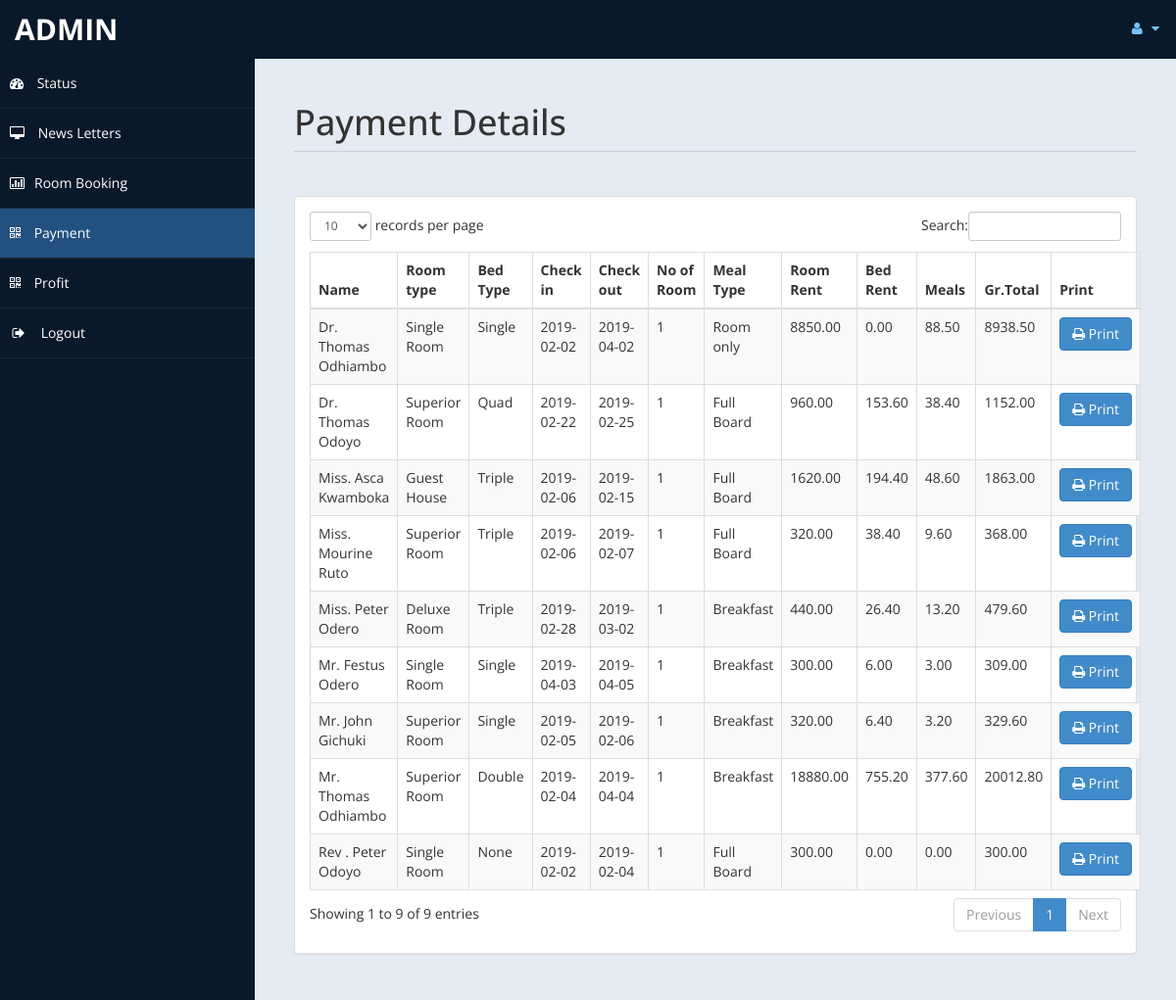
Page /admin/payment.php (signed in) on the committed database.
### tables this page shows
CREATE TABLE `payment` (
  `id` int(11) DEFAULT NULL,
  `title` varchar(5) DEFAULT NULL,
  `fname` varchar(30) DEFAULT NULL,
  `lname` varchar(30) DEFAULT NULL,
  `troom` varchar(30) DEFAULT NULL,
  `tbed` varchar(30) DEFAULT NULL,
  `nroom` int(11) DEFAULT NULL,
  `cin` date DEFAULT NULL,
  `cout` date DEFAULT NULL,
  `ttot` double(8,2) DEFAULT NULL,
  `fintot` double(8,2) DEFAULT NULL,
  `mepr` double(8,2) DEFAULT NULL,
  `meal` varchar(30) DEFAULT NULL,
  `btot` double(8,2) DEFAULT NULL,
  `noofdays` int(11) DEFAULT NULL
);

### admin/payment.php (the view, shortened to what this page needs)
<!DOCTYPE html>
<html xmlns="http://www.w3.org/1999/xhtml">
<head>
    <link href="assets/css/bootstrap.css" rel="stylesheet" />
    <link href="assets/css/font-awesome.css" rel="stylesheet" />
    <link href="assets/css/custom-styles.css" rel="stylesheet" />
    <link href="assets/js/dataTables/dataTables.bootstrap.css" rel="stylesheet" />
</head>
<body>
    <div id="wrapper">
        <nav class="navbar navbar-default top-navbar" role="navigation">
            <div class="navbar-header">
                <a class="navbar-brand" href="home.php"><?php echo $_SESSION["user"]; ?> </a>
            </div>
            <ul class="nav navbar-top-links navbar-right">
                <li class="dropdown">
                    <a class="dropdown-toggle" data-toggle="dropdown" href="#" aria-expanded="false">
                        <i class="fa fa-user fa-fw"></i> <i class="fa fa-caret-down"></i>
                    </a>
                </li>
            </ul>
        </nav>
        <nav class="navbar-default navbar-side" role="navigation">
            <div class="sidebar-collapse">
                <ul class="nav" id="main-menu">
                    <li>
                        <a href="home.php"><i class="fa fa-dashboard"></i> Status</a>
                    </li>
                    <li>
                        <a  href="messages.php"><i class="fa fa-desktop"></i> News Letters</a>
                    </li>
					<li>
                        <a href="roombook.php"><i class="fa fa-bar-chart-o"></i>Room Booking</a>
                    </li>
                    <li>
                        <a class="active-menu" href="payment.php"><i class="fa fa-qrcode"></i> Payment</a>
                    </li>
                    <li>
                        <a  href="profit.php"><i class="fa fa-qrcode"></i> Profit</a>
                    </li>
                    <li>
                        <a href="logout.php" ><i class="fa fa-sign-out fa-fw"></i> Logout</a>
                    </li>
            </div>
        </nav>
        <div id="page-wrapper" >
            <div id="page-inner">
			 <div class="row">
                    <div class="col-md-12">
                        <h1 class="page-header">
                           Payment Details<small> </small>
                        </h1>
                    </div>
                </div>
            <div class="row">
                <div class="col-md-12">
                    <div class="panel panel-default">
                        <div class="panel-body">
                            <div class="table-responsive">
                                <table class="table table-striped table-bordered table-hover" id="dataTables-example">
                                    <thead>
                                        <tr>
                                            <th>Name</th>
											<th>Room type</th>
                                            <th>Bed Type</th>
                                            <th>Check in</th>
											<th>Check out</th>
											<th>No of Room</th>
											<th>Meal Type</th>
                                            <th>Room Rent</th>
											<th>Bed Rent</th>
											<th>Meals </th>
											<th>Gr.Total</th>
											<th>Print</th>
                                        </tr>
                                    </thead>
                                    <tbody>
									<?php
										include ('db.php');
										$sql="select * from payment";
										$re = mysqli_query($con,$sql);
										while($row = mysqli_fetch_array($re))
										{
											$id = $row['id'];
											if($id % 2 ==1 )
											{
												echo"<tr class='gradeC'>
													<td>".$row['title']." ".$row['fname']." ".$row['lname']."</td>
													<td>".$row['troom']."</td>
													<td>".$row['tbed']."</td>
													<td>".$row['cin']."</td>
													<td>".$row['cout']."</td>
													<td>".$row['nroom']."</td>
													<td>".$row['meal']."</td>
													<td>".$row['ttot']."</td>
													<td>".$row['mepr']."</td>
													<td>".$row['btot']."</td>
													<td>".$row['fintot']."</td>
													<td><a href=print.php?pid=".$id ." <button class='btn btn-primary'> <i class='fa fa-print' ></i> Print</button></td>
													</tr>";
											}
											else
											{
												echo"<tr class='gradeU'>
													<td>".$row['title']." ".$row['fname']." ".$row['lname']."</td>
													<td>".$row['troom']."</td>
													<td>".$row['tbed']."</td>
													<td>".$row['cin']."</td>
													<td>".$row['cout']."</td>
													<td>".$row['nroom']."</td>
													<td>".$row['meal']."</td>
													<td>".$row['ttot']."</td>
													<td>".$row['mepr']."</td>
													<td>".$row['btot']."</td>
													<td>".$row['fintot']."</td>
													<td><a href=print.php?pid=".$id ." <button class='btn btn-primary'> <i class='fa fa-print' ></i> Print</button></td>
													</tr>";
											}
										}
									?>
                                    </tbody>
                                </table>
                            </div>
                        </div>
                    </div>
                </div>
            </div>
                </div>
            </div>
    </div>
</body>
</html>

### admin/assets/css/custom-styles.css (style rules this page uses)
body { font-family: 'Open Sans', sans-serif; }
#wrapper { width: 100%; background:#09192A; }
#page-wrapper { padding: 15px 15px; min-height: 600px; background:#E5EBF2; }
#page-inner { width:100%; margin:10px 20px 10px 0px; background-color:transparent; padding:10px; min-height:1200px; }
h1, .h1, h2, .h2, h3, .h3 { margin-top: 7px; margin-bottom: -5px; }
.page-header { padding-bottom: 9px; margin: 10px 0 45px; border-bottom: 1px solid #C7D1DD; }
.top-navbar { margin:0px; }
.top-navbar .navbar-brand { color: #fff; width: 260px; text-align: left; height: 60px; font-size: 30px; font-weight: 700; text-transform: uppercase; line-height: 30px; }
.top-navbar .nav > li { position: relative; display: inline-block; }
.top-navbar .nav > li > a { position: relative; display: block; padding: 19px 15px; color: #77C0FD; }
.active-menu { background-color:#225081!important; }
.sidebar-collapse , .sidebar-collapse .nav { background:none; }
.sidebar-collapse .nav { padding:0; }
.sidebar-collapse .nav > li > a { color:#fff; background:transparent; text-shadow:none; }
.sidebar-collapse > .nav > li > a { padding:15px 10px; }
.sidebar-collapse > .nav > li { border-bottom: 1px solid rgba(107, 108, 109, 0.19); }
.navbar-side { border:none; background-color: transparent; }
.top-navbar { background:#09192A; border-bottom:none; }
.top-navbar .nav > li > a > i { margin-right: 2px; }
.navbar-default { border:0px solid black; }
.navbar-header { background: #09192A; }
.nav > li > a > i { margin-right:10px; }
@media (min-width:768px) { #page-wrapper { margin: 0 0 0 260px; padding: 15px 30px; min-height: 1200px; } }
@media (min-width:768px) { .navbar-side { z-index: 1; position: absolute; width: 260px; } }
@media (min-width:768px) { .navbar { border-radius: 0px; } }

### rows in the picture
payment: title "Dr.", fname "Thomas", lname "Odhiambo", troom "Single Room", tbed "Single", cin "2019-02-02", cout "2019-04-02", nroom "1", meal "Room only", ttot "8850.00", mepr "0.00", btot "88.50", fintot "8938.50"
payment: title "Rev .", fname "Peter", lname "Odoyo", troom "Single Room", tbed "None", cin "2019-02-02", cout "2019-02-04", nroom "1", meal "Full Board", ttot "300.00", mepr "0.00", btot "0.00", fintot "300.00"
payment: title "Mr.", fname "Thomas", lname "Odhiambo", troom "Superior Room", tbed "Double", cin "2019-02-04", cout "2019-04-04", nroom "1", meal "Breakfast", ttot "18880.00", mepr "755.20", btot "377.60", fintot "20012.80"
payment: title "Mr.", fname "Festus", lname "Odero", troom "Single Room", tbed "Single", cin "2019-04-03", cout "2019-04-05", nroom "1", meal "Breakfast", ttot "300.00", mepr "6.00", btot "3.00", fintot "309.00"
payment: title "Mr.", fname "John", lname "Gichuki", troom "Superior Room", tbed "Single", cin "2019-02-05", cout "2019-02-06", nroom "1", meal "Breakfast", ttot "320.00", mepr "6.40", btot "3.20", fintot "329.60"
payment: title "Miss.", fname "Mourine", lname "Ruto", troom "Superior Room", tbed "Triple", cin "2019-02-06", cout "2019-02-07", nroom "1", meal "Full Board", ttot "320.00", mepr "38.40", btot "9.60", fintot "368.00"
payment: title "Miss.", fname "Asca", lname "Kwamboka", troom "Guest House", tbed "Triple", cin "2019-02-06", cout "2019-02-15", nroom "1", meal "Full Board", ttot "1620.00", mepr "194.40", btot "48.60", fintot "1863.00"
payment: title "Miss.", fname "Peter", lname "Odero", troom "Deluxe Room", tbed "Triple", cin "2019-02-28", cout "2019-03-02", nroom "1", meal "Breakfast", ttot "440.00", mepr "26.40", btot "13.20", fintot "479.60"
payment: title "Dr.", fname "Thomas", lname "Odoyo", troom "Superior Room", tbed "Quad", cin "2019-02-22", cout "2019-02-25", nroom "1", meal "Full Board", ttot "960.00", mepr "153.60", btot "38.40", fintot "1152.00"

### other values in the picture
$_SESSION["user"] "ADMIN"
